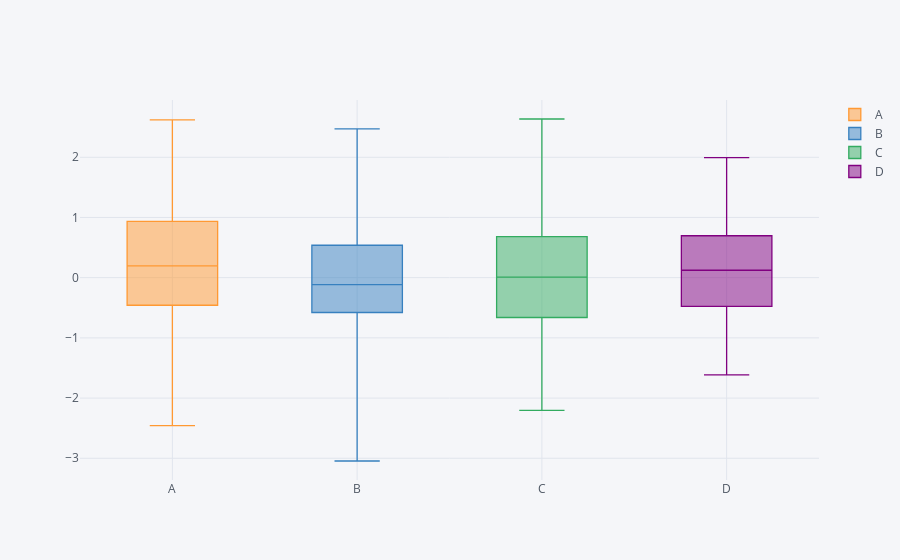

This figure's notebook cell:
### Code cell
#box plots
df1.iplot(kind='box')
